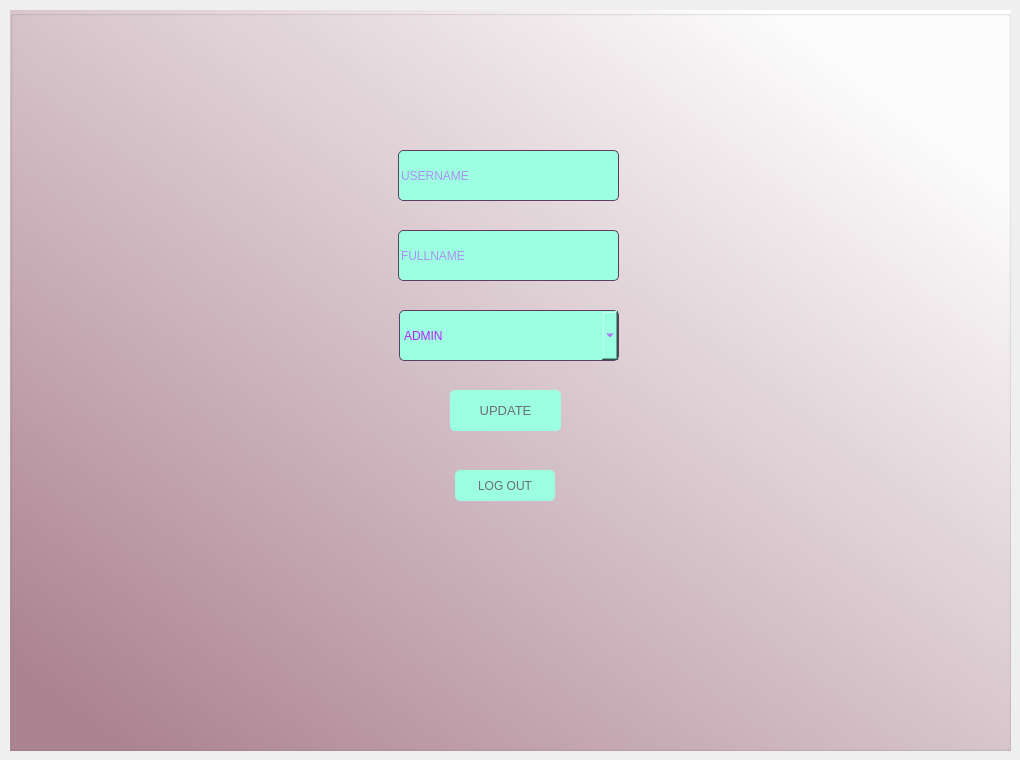
   <widget class="QWidget" name="userpage">
    <attribute name="title">
     <string>Page</string>
    </attribute>
    <widget class="QLineEdit" name="username_up">
     <property name="geometry">
      <rect>
       <x>398</x>
       <y>150</y>
       <width>221</width>
       <height>51</height>
      </rect>
     </property>
     <property name="styleSheet">
      <string notr="true">
QLineEdit {
    color: rgb(185, 35, 250);
	background-color:  rgb(157, 255, 226);
	border-radius:5px;
	border: 1px solid rgb(94, 62, 94);
}
QLineEdit:focus {
    border: 1px solid rgb(255, 48, 245);
}</string>
     </property>
     <property name="placeholderText">
      <string>USERNAME</string>
     </property>
    </widget>
    <widget class="QComboBox" name="role_up">
     <property name="geometry">
      <rect>
       <x>399</x>
       <y>310</y>
       <width>220</width>
       <height>51</height>
      </rect>
     </property>
     <property name="sizePolicy">
      <sizepolicy hsizetype="Preferred" vsizetype="Fixed">
       <horstretch>0</horstretch>
       <verstretch>0</verstretch>
      </sizepolicy>
     </property>
     <property name="layoutDirection">
      <enum>Qt::LeftToRight</enum>
     </property>
     <property name="styleSheet">
      <string notr="true">

QComboBox {
    color: rgb(185, 35, 250);
	background-color:rgb(157, 255, 226);
	border-radius:5px;
	border: 1px solid rgb(94, 62, 94);
}
QComboBox:focus {
    border: 1px solid rgb(255, 48, 245);
}</string>
     </property>
     <property name="inputMethodHints">
      <set>Qt::ImhNoEditMenu</set>
     </property>
     <property name="editable">
      <bool>false</bool>
     </property>
     <item>
      <property name="text">
       <string>ADMIN</string>
      </property>
     </item>
     <item>
      <property name="text">
       <string>DEVELOPER</string>
      </property>
     </item>
     <item>
      <property name="text">
       <string>MANAGER</string>
      </property>
     </item>
     <item>
      <property name="text">
       <string>USER</string>
      </property>
     </item>
    </widget>
    <widget class="QPushButton" name="update_btn">
     <property name="geometry">
      <rect>
       <x>450</x>
       <y>390</y>
       <width>111</width>
       <height>41</height>
      </rect>
     </property>
     <property name="font">
      <font>
       <pointsize>10</pointsize>
      </font>
     </property>
     <property name="styleSheet">
      <string notr="true">

QPushButton {
    color: rgb(108, 109, 114);
	background-color: rgb(157, 255, 226);
	border-radius:5px;
}

QPushButton:hover {
    border: 1px solid rgb(255, 48, 245);
}
QPushButton:pressed {
                
	background-color: rgb(185, 35, 250);
                color: rgb(16, 14, 25);
            }</string>
     </property>
     <property name="text">
      <string>UPDATE</string>
     </property>
    </widget>
    <widget class="QLineEdit" name="fullname_up">
     <property name="geometry">
      <rect>
       <x>398</x>
       <y>230</y>
       <width>221</width>
       <height>51</height>
      </rect>
     </property>
     <property name="styleSheet">
      <string notr="true">
QLineEdit {
    color: rgb(185, 35, 250);
	background-color:  rgb(157, 255, 226);
	border-radius:5px;
	border: 1px solid rgb(94, 62, 94);
}
QLineEdit:focus {
    border: 1px solid rgb(255, 48, 245);
}</string>
     </property>
     <property name="placeholderText">
      <string>FULLNAME</string>
     </property>
    </widget>
    <widget class="QPushButton" name="logout">
     <property name="geometry">
      <rect>
       <x>455</x>
       <y>470</y>
       <width>100</width>
       <height>31</height>
      </rect>
     </property>
     <property name="styleSheet">
      <string notr="true">

QPushButton {
    color: rgb(108, 109, 114);
	background-color: rgb(157, 255, 226);
	border-radius:5px;
}

QPushButton:hover {
    border: 1px solid rgb(255, 48, 245);
}
QPushButton:pressed {
                
	background-color: rgb(185, 35, 250);
                color: rgb(16, 14, 25);
            }</string>
     </property>
     <property name="text">
      <string>LOG OUT</string>
     </property>
    </widget>
    <widget class="QGroupBox" name="groupBox_6">
     <property name="geometry">
      <rect>
       <x>10</x>
       <y>10</y>
       <width>1001</width>
       <height>741</height>
      </rect>
     </property>
     <property name="styleSheet">
      <string notr="true">background-color: qlineargradient(spread:pad, x1:0, y1:0.989, x2:0.886364, y2:0.125, stop:0.0625 rgba(174, 133, 147, 255), stop:1 rgba(255, 255, 255, 255))
</string>
     </property>
     <property name="title">
      <string/>
     </property>
    </widget>
    <zorder>groupBox_6</zorder>
    <zorder>username_up</zorder>
    <zorder>role_up</zorder>
    <zorder>update_btn</zorder>
    <zorder>fullname_up</zorder>
    <zorder>logout</zorder>
   </widget>
